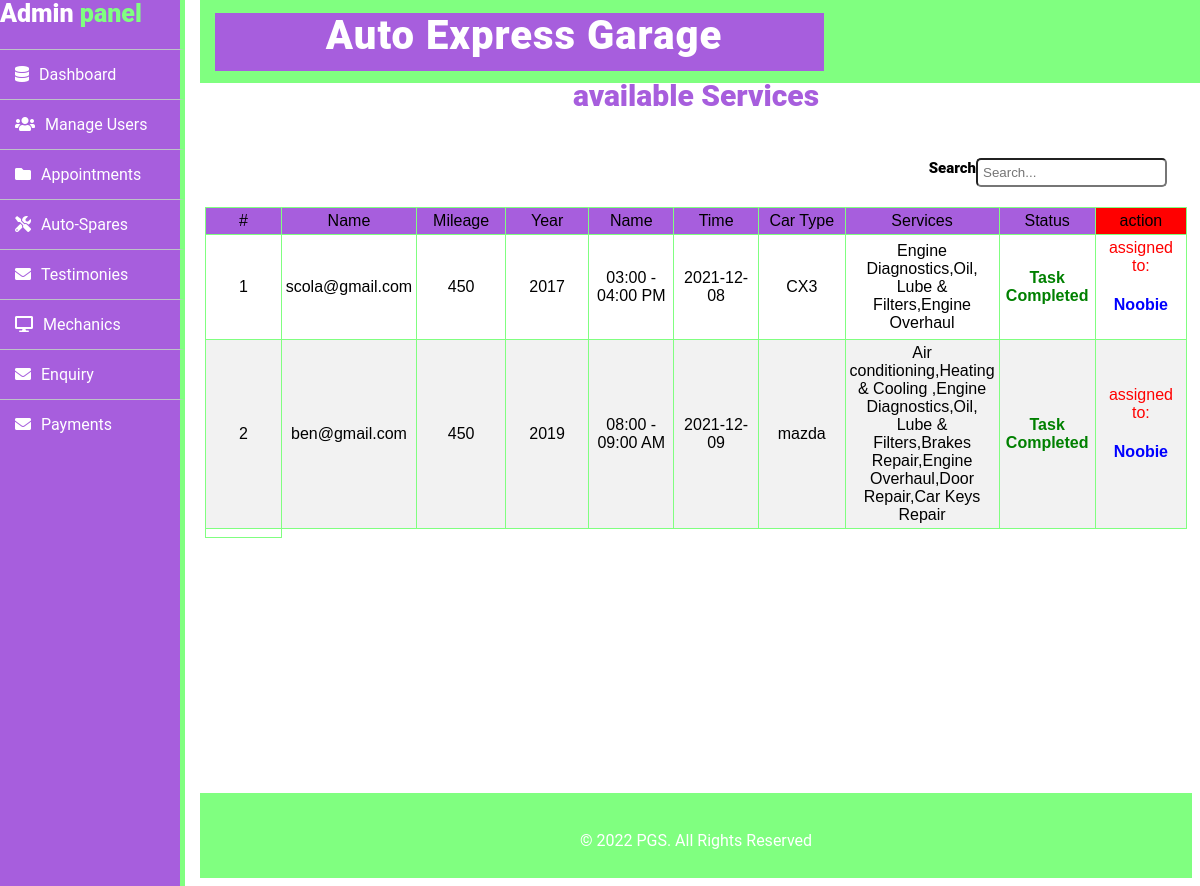
The app's page /admin/assign.php with its own data.
### tables this page shows
CREATE TABLE IF NOT EXISTS `tbl_appointment` (
  `apoint_id` int(11) NOT NULL AUTO_INCREMENT,
  `email` varchar(200) DEFAULT NULL,
  `username` varchar(200) DEFAULT NULL,
  `make` varchar(200) DEFAULT NULL,
  `mileage` decimal(4,0) DEFAULT NULL,
  `year` varchar(200) DEFAULT NULL,
  `adate` varchar(200) DEFAULT NULL,
  `atime` varchar(200) DEFAULT NULL,
  `model` varchar(200) DEFAULT NULL,
  `services` varchar(200) DEFAULT NULL,
  `comments` varchar(200) DEFAULT NULL,
  `bookingdate` timestamp NOT NULL DEFAULT CURRENT_TIMESTAMP,
  `CancelledBy` varchar(5) DEFAULT NULL,
  `status` int(11) DEFAULT NULL,
  `UpdationDate` timestamp NOT NULL DEFAULT CURRENT_TIMESTAMP ON UPDATE CURRENT_TIMESTAMP,
  `name` varchar(250) DEFAULT NULL,
  `status2` int(11) DEFAULT NULL,
  `cost` int(11) DEFAULT NULL,
  `status3` int(10) NOT NULL,
  `paymentM` varchar(250) DEFAULT NULL,
  `refno` varchar(250) DEFAULT NULL,
  PRIMARY KEY (`apoint_id`)
);

### admin/assign.php (the view, shortened to what this page needs)
<!DOCTYPE html>
<html>
<head>
  <link rel="stylesheet" href="assets/css/style.css">
  <link rel="stylesheet" type="text/css" href="style1.css">
  <link rel="stylesheet" href="fonts/css/all.css">
</head>
<body>
	<?php include('includes/sidebar.php'); ?>
	<?php include('includes/header.php'); ?>
<div class="sidebar-links">
	<h2>available Services</h2>
		      <div class="search-input">
        <label>Search</label>
     <input type="search" placeholder="Search..." class="form-control search-input" data-table="customers-list"/>
        </div>
<table id="customers" class="table table-striped mt32 customers-list">
  <thead >
        <tr class="headtt">
        <td>#</td>
        <td>Name</td>
        <td>Mileage</td>
        <td>Year</td>
        <td>Name</td>
        <td>Time</td>
        <td>Car Type</td>
        <td>Services</td>
        <td>Status</td>
        <td style="background-color: red;">action</td>
           </tr>
    </thead>
<?php
$tid=1;
$sql = "SELECT tbl_appointment.apoint_id as apoint_id,tbl_appointment.make as make,tbl_appointment.model as model,tbl_appointment.atime as atime,tbl_appointment.email as email,tbl_appointment.mileage as mileage,tbl_appointment.services as services,tbl_appointment.bookingdate as bookingdate, tbl_appointment.year as year,tbl_appointment.adate as adate,tbl_appointment.CancelledBy as cancelby,tbl_appointment.atime as atime,tbl_appointment.name as name,tbl_appointment.comments as comments,tbl_appointment.status as status,tbl_appointment.status3 as status3,tbl_appointment.status2 as status2,tbl_user.username as username from tbl_appointment join tbl_user on tbl_user.email=tbl_appointment.email WHERE tbl_appointment.status=:tid";
$query = $db -> prepare($sql);
$query->bindParam(':tid',$tid, PDO::PARAM_STR);
$query->execute();
$results=$query->fetchAll(PDO::FETCH_OBJ);
$cnt=1;
if($query->rowCount() > 0)
{
foreach($results as $result)
{       ?>
              <tr>
              <td><?php echo htmlentities($cnt);?></td>
              <td><?php echo htmlentities($result->email);?></td>
              <td><?php echo htmlentities($result->mileage);?></td>
              <td><?php echo htmlentities($result->year);?></td>
              <td><?php echo htmlentities($result->atime);?></td>
              <td><?php echo htmlentities($result->adate);?></td>
              <td><?php echo htmlentities($result->model);?></td>
              <td><?php echo htmlentities($result->services);?></td>
               <td><?php if($result->status3==0)
{
echo "<h4 style='color:red;'>Pending</h4>";
}
if($result->status3==1)
{
echo "<h4 style='color:green;'>Task Completed</h4>";
}
?></td>
<?php if($result->status2==1 OR $result->status2==2)
{
  ?><td style="color: red" >assigned to:<h4 style="color: blue;"><?php echo htmlentities($result->name);?></h4></td>
<?php }?>
              </tr>
             <?php $cnt=$cnt+1;} }?>
<td>
</td>
</table>
</div>
<?php include('includes/footer.php');?>
</body>
</html>

### admin/assets/css/style.css (style rules this page uses)
body { font-family: 'Roboto', sans-serif; background: rgb(255,255,255); background-position: center; }
* { margin-left:0; padding: 0; }
.sidebar-links { margin-left: 200px; text-align: center; padding: 5px 5px 5px 5px; }
.sidebar-links h2 { color: rgb(167,94,221,1); font-weight: 900; font-size: 30px; margin-left: 0%; padding-top: 40px; text-align: center; }
#customers { font-family: "Trebuchet MS", Arial, Helvetica, sans-serif; border-collapse: collapse; width: 100%; }
#customers td, #customers th { border: 1px solid rgb(128,255,128,1); padding: 4px; }
#customers tr:nth-child(even) { background-color: #f2f2f2; }
.headtt { background:rgb(167,94,221,1); }
.add-spare .sp-part th,tr,td { padding: 15px; width: 10%; }

### admin/style1.css (style rules this page uses)
body { font-family: 'Roboto', sans-serif; background: rgb(255,255,255); background-position: center; }
* { margin-left:0; padding: 0; }
.search-input { float: right; padding: 20px; }
.search-input input { padding: 5px; border-radius: 5px; }
.search-input label { font-size: 15px; font-weight: 900; }

### records on screen
tbl_appointment: email "scola@gmail.com", mileage "450", year "2017", atime "03:00 - 04:00 PM", adate "2021-12-08", model "CX3", services "Engine Diagnostics,Oil, Lube & Filters,Engine Overhaul", status3 "Task Completed", name "Noobie"
tbl_appointment: email "ben@gmail.com", mileage "450", year "2019", atime "08:00 - 09:00 AM", adate "2021-12-09", model "mazda", services "Air conditioning,Heating & Cooling ,Engine Diagnostics,Oil, Lube & Filters,Brakes Repair,Engine Overhaul,Door Repair,Car Keys Repair", status3 "Task Completed", name "Noobie"
